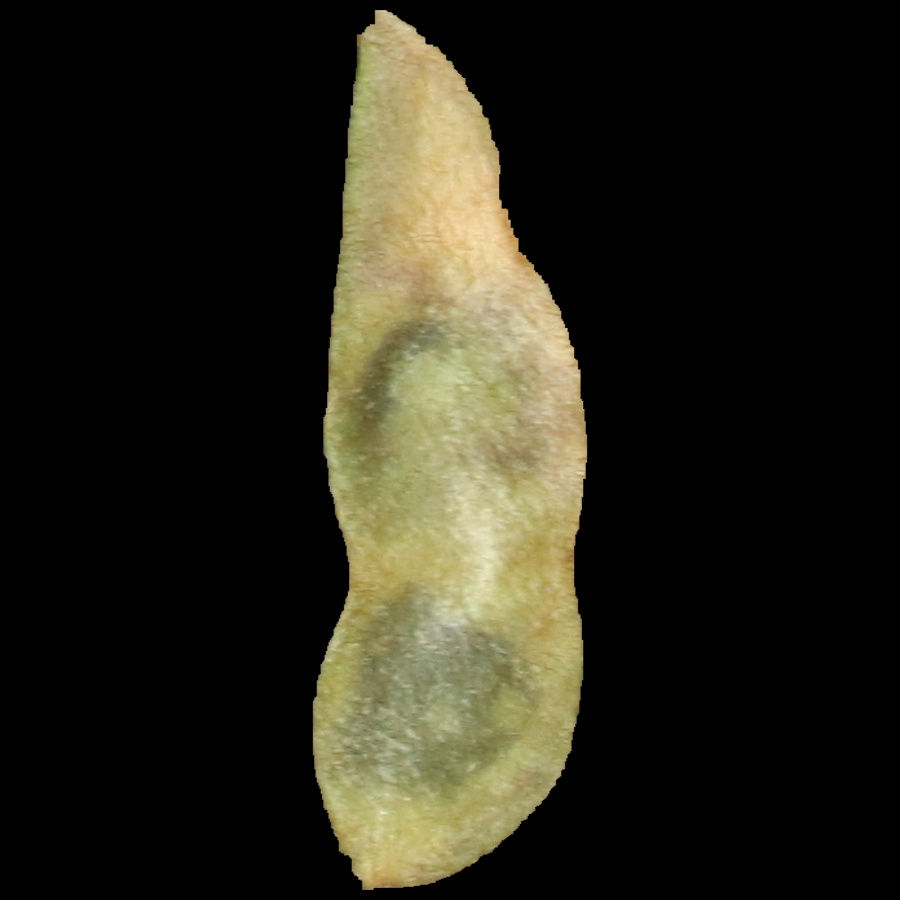
#> input picture testTrainingData/11_15_late.jpg, 900 x 900 px; its folder holds only this picture in this run
$ python -i Crop.py   (imports and definitions only)
#> lines starting #> are read from the running program, lines starting #| are printed output that depends on the picture; after the words box and inside, x2 and y2 are one past the last pixel; in counts of white or black regions, pixels touching at a corner belong together; long printed decimals are rounded
#> further down, picture is the input picture: shape (900, 900, 3); mean B, G, R 24.8, 36.6, 38.6
# Instructions


######## Update the following parameters for yourself ########
### Update the following parameters for yourself

# inputDir : The path for batch image data it would be a good
# idea to put absolute path here,then no need to worry about
# where this script is saved. data type: string

# outputDir : the destination to save the output images.
# data type: string

# totalSoybeansPerImg : this parameter is used to differentiate
# images with few soybeans from images with too many soybeans
# (like more than 100 soybeans per img ). data type: int

# colorPad : whether images contains colorPad. data type: boolean

# targetCmPerPixel : To normalize size of soybeans over all
# source images. data type:float
###############################################################


## update the following parameters
inputDir = '/Users/huiminhan/Desktop/InfoVis/CropAI/RawData/Pod_photos_20210512_Batch2/'
outputDir = '/Users/huiminhan/Desktop/InfoVis/CropAI/CroppedImageData/Crop_batch2/'
totalSoybeansPerImg = 15 # could be an approxiate value
colorPad = True
targetCmPerPixel = 0.007

import cv2
import numpy as np
import matplotlib.pyplot as plt
import os
import imutils
from imutils import perspective
from scipy.spatial import distance as dist
from imutils import perspective
import math

# [25 lines left out: function resize_image, not called in this run]

def maxCont(contours):
    contAreaList = []
    for cont in contours:
        area = cv2.contourArea(cont)
        contAreaList.append(area)
    return max(contAreaList)

def mdpt(A, B):
    return ((A[0] + B[0]) * 0.5, (A[1] + B[1]) * 0.5)

def cmPerPixel(image):
    gray = cv2.cvtColor(image, cv2.COLOR_BGR2GRAY)
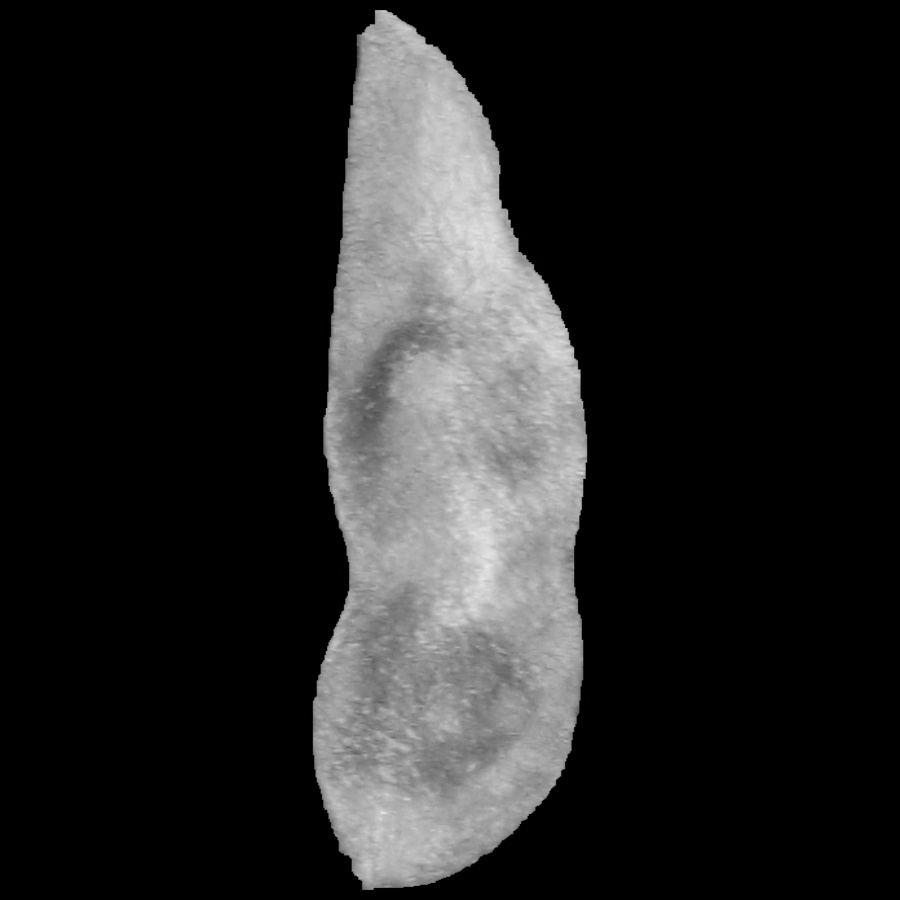
#> gray: shape (900, 900); min 0, max 232, mean 35.9
    gray = cv2.GaussianBlur(gray, (7, 7), 0)
    edge_detect = cv2.Canny(gray, 60, 200)
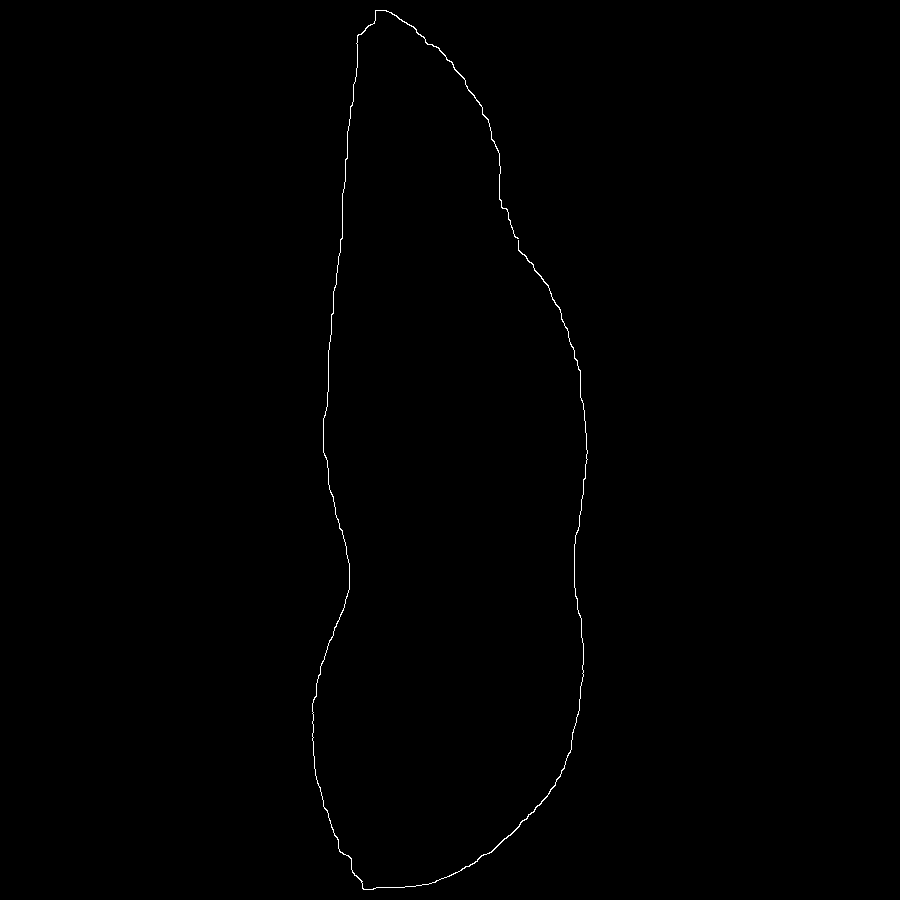
#> edge_detect: shape (900, 900); 0.27% white in thin lines or dots, all inside (x1, y1, x2, y2) = (312, 10, 588, 890)
    edge_detect = cv2.dilate(edge_detect, None, iterations=1)
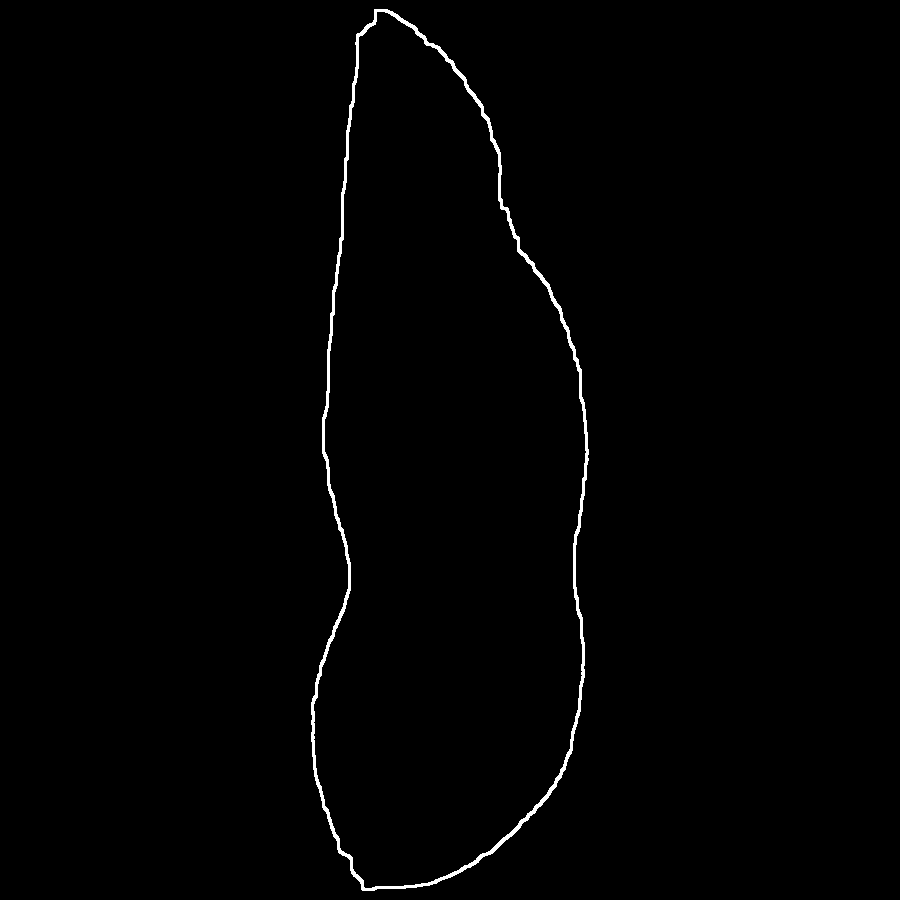
#> edge_detect: shape (900, 900); 0.87% white; 1 white region, box (x1, y1, x2, y2) and area: (311, 9, 589, 891) 7007
    edge_detect = cv2.erode(edge_detect, None, iterations=1)
    cnts = cv2.findContours(edge_detect.copy(), cv2.RETR_EXTERNAL, cv2.CHAIN_APPROX_SIMPLE)
#> cnts = 1 contour; box (x1, y1, x2, y2) and area: (312, 10, 588, 890) 177726
    cnts = imutils.grab_contours(cnts)
    for cont in cnts:
        ares = cv2.contourArea(cont)
        if ares == maxCont(cnts):
            rect = cv2.boundingRect(cont)
            bbox = cv2.minAreaRect(cont)
            bbox = cv2.boxPoints(bbox)
            bbox = np.array(bbox, dtype="int")
            ## order the contours and draw bounding box
            bbox = perspective.order_points(bbox)
            for (x, y) in bbox:
                (tl, tr, br, bl) = bbox
                (tltrX, tltrY) = mdpt(tl, tr)
                (blbrX, blbrY) = mdpt(bl, br)
                (tlblX, tlblY) = mdpt(tl, bl)
                (trbrX, trbrY) = mdpt(tr, br)
            ## compute the Euclidean distances between the mdpts
            dA = dist.euclidean((tltrX, tltrY), (blbrX, blbrY))
            dB = dist.euclidean((tlblX, tlblY), (trbrX, trbrY))
            cmPerPixel = 20/dA
#> this loop made 1 pass
#> (ares, rect, bbox, dA, dB, cmPerPixel) on pass 1: (177726, (312, 10, 276, 880), [[338, 8], [608, 18], [574, 897], [304, 886]], 879.2, 270.2, 0.0227)
    print("The cm per pixel: ", cmPerPixel)
#| The cm per pixel:  0.02275
    return cmPerPixel

# [141 lines left out: functions Nrotate, Srotate, rotatecordiate, imageCrop, normalizeSize, crop and 2 more, not called in this run]

# [2 lines not run here, left out]

>>> import cv2
>>> picture = cv2.imread('../testTrainingData/11_15_late.jpg')
>>> result = cmPerPixel(picture)
#> result = 0.0227
